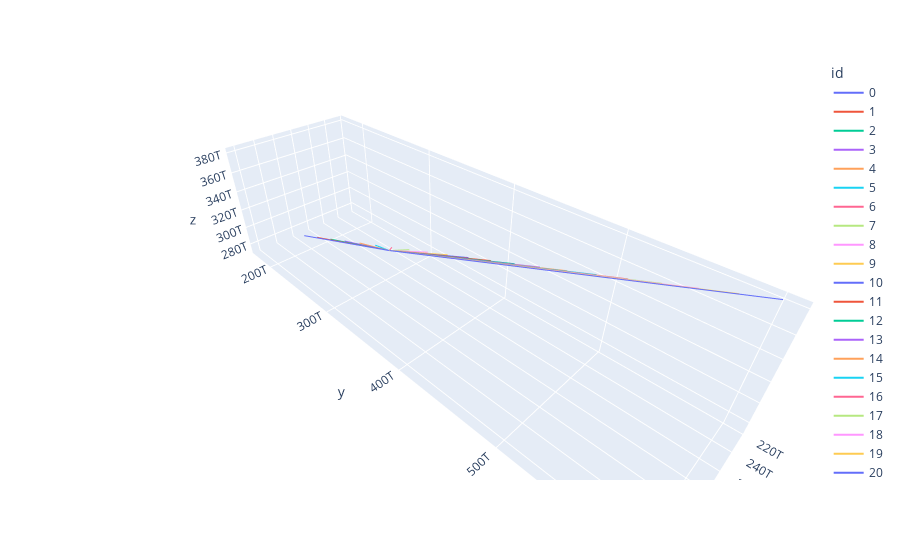

Write notebook code for a chart like this one.
### Code cell
# Let's try drawing all of the lines that start at the start point of 
# hail stone A and go through the various points that hailstone B goes
# through on its path.

def make_line_seq(hailA, hailB):
    """Make a data frame with the lines"""
    [x0, y0, z0] = hailA.p
    max_ticks = hailB.num_ticks()
    return lines_to_data_frame([hailA.p, hailB.at_time_f(t)] for t in range(0, max_ticks, max_ticks // 20))

line_seq = make_line_seq(hails[1], hails[2])
px.line_3d(line_seq, x="x", y="y", z="z", color="id").show()

### Figure 1 — Plotly figure (JSON) as saved in the notebook; plotly's stock layout.template omitted (floating-point values rounded to 4 significant figures)
{"data": [{"hovertemplate": "id=0<br>x=%{x}<br>y=%{y}<br>z=%{z}<extra></extra>", "legendgroup": "0", "line": {"color": "#636efa", "dash": "solid"}, "marker": {"symbol": "circle"}, "mode": "lines", "name": "0", "scene": "scene", "showlegend": true, "type": "scatter3d", "x": [344503265587754, 293577250654200], "y": [394181872935272, 176398758803665], "z": [376338710786779, 272206447651388]}, {"hovertemplate": "id=1<br>x=%{x}<br>y=%{y}<br>z=%{z}<extra></extra>", "legendgroup": "1", "line": {"color": "#EF553B", "dash": "solid"}, "marker": {"symbol": "circle"}, "mode": "lines", "name": "1", "scene": "scene", "showlegend": true, "type": "scatter3d", "x": [344503265587754, 290012289713450], "y": [394181872935272, 197578820863415], "z": [376338710786779, 277658740854888]}, {"hovertemplate": "id=2<br>x=%{x}<br>y=%{y}<br>z=%{z}<extra></extra>", "legendgroup": "2", "line": {"color": "#00cc96", "dash": "solid"}, "marker": {"symbol": "circle"}, "mode": "lines", "name": "2", "scene": "scene", "showlegend": true, "type": "scatter3d", "x": [344503265587754, 286447328772700], "y": [394181872935272, 218758882923165], "z": [376338710786779, 283111034058388]}, {"hovertemplate": "id=3<br>x=%{x}<br>y=%{y}<br>z=%{z}<extra></extra>", "legendgroup": "3", "line": {"color": "#ab63fa", "dash": "solid"}, "marker": {"symbol": "circle"}, "mode": "lines", "name": "3", "scene": "scene", "showlegend": true, "type": "scatter3d", "x": [344503265587754, 282882367831950], "y": [394181872935272, 239938944982915], "z": [376338710786779, 288563327261888]}, {"hovertemplate": "id=4<br>x=%{x}<br>y=%{y}<br>z=%{z}<extra></extra>", "legendgroup": "4", "line": {"color": "#FFA15A", "dash": "solid"}, "marker": {"symbol": "circle"}, "mode": "lines", "name": "4", "scene": "scene", "showlegend": true, "type": "scatter3d", "x": [344503265587754, 279317406891200], "y": [394181872935272, 261119007042665], "z": [376338710786779, 294015620465388]}, {"hovertemplate": "id=5<br>x=%{x}<br>y=%{y}<br>z=%{z}<extra></extra>", "legendgroup": "5", "line": {"color": "#19d3f3", "dash": "solid"}, "marker": {"symbol": "circle"}, "mode": "lines", "name": "5", "scene": "scene", "showlegend": true, "type": "scatter3d", "x": [344503265587754, 275752445950450], "y": [394181872935272, 282299069102415], "z": [376338710786779, 299467913668888]}, {"hovertemplate": "id=6<br>x=%{x}<br>y=%{y}<br>z=%{z}<extra></extra>", "legendgroup": "6", "line": {"color": "#FF6692", "dash": "solid"}, "marker": {"symbol": "circle"}, "mode": "lines", "name": "6", "scene": "scene", "showlegend": true, "type": "scatter3d", "x": [344503265587754, 272187485009700], "y": [394181872935272, 303479131162165], "z": [376338710786779, 304920206872388]}, {"hovertemplate": "id=7<br>x=%{x}<br>y=%{y}<br>z=%{z}<extra></extra>", "legendgroup": "7", "line": {"color": "#B6E880", "dash": "solid"}, "marker": {"symbol": "circle"}, "mode": "lines", "name": "7", "scene": "scene", "showlegend": true, "type": "scatter3d", "x": [344503265587754, 268622524068950], "y": [394181872935272, 324659193221915], "z": [376338710786779, 310372500075888]}, {"hovertemplate": "id=8<br>x=%{x}<br>y=%{y}<br>z=%{z}<extra></extra>", "legendgroup": "8", "line": {"color": "#FF97FF", "dash": "solid"}, "marker": {"symbol": "circle"}, "mode": "lines", "name": "8", "scene": "scene", "showlegend": true, "type": "scatter3d", "x": [344503265587754, 265057563128200], "y": [394181872935272, 345839255281665], "z": [376338710786779, 315824793279388]}, {"hovertemplate": "id=9<br>x=%{x}<br>y=%{y}<br>z=%{z}<extra></extra>", "legendgroup": "9", "line": {"color": "#FECB52", "dash": "solid"}, "marker": {"symbol": "circle"}, "mode": "lines", "name": "9", "scene": "scene", "showlegend": true, "type": "scatter3d", "x": [344503265587754, 261492602187450], "y": [394181872935272, 367019317341415], "z": [376338710786779, 321277086482888]}, {"hovertemplate": "id=10<br>x=%{x}<br>y=%{y}<br>z=%{z}<extra></extra>", "legendgroup": "10", "line": {"color": "#636efa", "dash": "solid"}, "marker": {"symbol": "circle"}, "mode": "lines", "name": "10", "scene": "scene", "showlegend": true, "type": "scatter3d", "x": [344503265587754, 257927641246700], "y": [394181872935272, 388199379401165], "z": [376338710786779, 326729379686388]}, {"hovertemplate": "id=11<br>x=%{x}<br>y=%{y}<br>z=%{z}<extra></extra>", "legendgroup": "11", "line": {"color": "#EF553B", "dash": "solid"}, "marker": {"symbol": "circle"}, "mode": "lines", "name": "11", "scene": "scene", "showlegend": true, "type": "scatter3d", "x": [344503265587754, 254362680305950], "y": [394181872935272, 409379441460915], "z": [376338710786779, 332181672889888]}, {"hovertemplate": "id=12<br>x=%{x}<br>y=%{y}<br>z=%{z}<extra></extra>", "legendgroup": "12", "line": {"color": "#00cc96", "dash": "solid"}, "marker": {"symbol": "circle"}, "mode": "lines", "name": "12", "scene": "scene", "showlegend": true, "type": "scatter3d", "x": [344503265587754, 250797719365200], "y": [394181872935272, 430559503520665], "z": [376338710786779, 337633966093388]}, {"hovertemplate": "id=13<br>x=%{x}<br>y=%{y}<br>z=%{z}<extra></extra>", "legendgroup": "13", "line": {"color": "#ab63fa", "dash": "solid"}, "marker": {"symbol": "circle"}, "mode": "lines", "name": "13", "scene": "scene", "showlegend": true, "type": "scatter3d", "x": [344503265587754, 247232758424450], "y": [394181872935272, 451739565580415], "z": [376338710786779, 343086259296888]}, {"hovertemplate": "id=14<br>x=%{x}<br>y=%{y}<br>z=%{z}<extra></extra>", "legendgroup": "14", "line": {"color": "#FFA15A", "dash": "solid"}, "marker": {"symbol": "circle"}, "mode": "lines", "name": "14", "scene": "scene", "showlegend": true, "type": "scatter3d", "x": [344503265587754, 243667797483700], "y": [394181872935272, 472919627640165], "z": [376338710786779, 348538552500388]}, {"hovertemplate": "id=15<br>x=%{x}<br>y=%{y}<br>z=%{z}<extra></extra>", "legendgroup": "15", "line": {"color": "#19d3f3", "dash": "solid"}, "marker": {"symbol": "circle"}, "mode": "lines", "name": "15", "scene": "scene", "showlegend": true, "type": "scatter3d", "x": [344503265587754, 240102836542950], "y": [394181872935272, 494099689699915], "z": [376338710786779, 353990845703888]}, {"hovertemplate": "id=16<br>x=%{x}<br>y=%{y}<br>z=%{z}<extra></extra>", "legendgroup": "16", "line": {"color": "#FF6692", "dash": "solid"}, "marker": {"symbol": "circle"}, "mode": "lines", "name": "16", "scene": "scene", "showlegend": true, "type": "scatter3d", "x": [344503265587754, 236537875602200], "y": [394181872935272, 515279751759665], "z": [376338710786779, 359443138907388]}, {"hovertemplate": "id=17<br>x=%{x}<br>y=%{y}<br>z=%{z}<extra></extra>", "legendgroup": "17", "line": {"color": "#B6E880", "dash": "solid"}, "marker": {"symbol": "circle"}, "mode": "lines", "name": "17", "scene": "scene", "showlegend": true, "type": "scatter3d", "x": [344503265587754, 232972914661450], "y": [394181872935272, 536459813819415], "z": [376338710786779, 364895432110888]}, {"hovertemplate": "id=18<br>x=%{x}<br>y=%{y}<br>z=%{z}<extra></extra>", "legendgroup": "18", "line": {"color": "#FF97FF", "dash": "solid"}, "marker": {"symbol": "circle"}, "mode": "lines", "name": "18", "scene": "scene", "showlegend": true, "type": "scatter3d", "x": [344503265587754, 229407953720700], "y": [394181872935272, 557639875879165], "z": [376338710786779, 370347725314388]}, {"hovertemplate": "id=19<br>x=%{x}<br>y=%{y}<br>z=%{z}<extra></extra>", "legendgroup": "19", "line": {"color": "#FECB52", "dash": "solid"}, "marker": {"symbol": "circle"}, "mode": "lines", "name": "19", "scene": "scene", "showlegend": true, "type": "scatter3d", "x": [344503265587754, 225842992779950], "y": [394181872935272, 578819937938915], "z": [376338710786779, 375800018517888]}, {"hovertemplate": "id=20<br>x=%{x}<br>y=%{y}<br>z=%{z}<extra></extra>", "legendgroup": "20", "line": {"color": "#636efa", "dash": "solid"}, "marker": {"symbol": "circle"}, "mode": "lines", "name": "20", "scene": "scene", "showlegend": true, "type": "scatter3d", "x": [344503265587754, 222278031839200], "y": [394181872935272, 599999999998665], "z": [376338710786779, 381252311721388]}], "layout": {"autosize": true, "legend": {"title": {"text": "id"}, "tracegroupgap": 0}, "margin": {"t": 60}, "scene": {"aspectmode": "auto", "aspectratio": {"x": 0.6864, "y": 2.379, "z": 0.6124}, "domain": {"x": [0, 1], "y": [0, 1]}, "xaxis": {"title": {"text": "x"}, "type": "linear"}, "yaxis": {"title": {"text": "y"}, "type": "linear"}, "zaxis": {"title": {"text": "z"}, "type": "linear"}}}}
